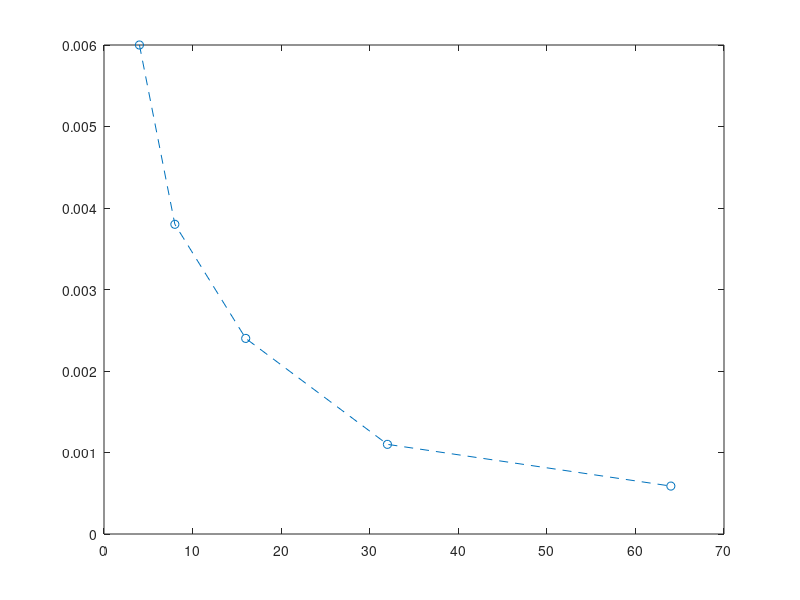

Source code (MATLAB): (Note: this script raises an error after producing the figure.)
% recompute spline knots with new eigenvalue problem

% N = 2
KK = [4 8 16 32 64];
terr = [0.0121 0.0075 0.0046 0.0023 0.0012];
rerr = [0.0060 0.0038 0.0024 0.0011 5.8806e-04];
plot(KK,rerr,'o--')
print_pgf_coordinates(KK,rerr)
hold on

% N = 3
terr = [0.0090 0.0041 0.0028 0.0020 0.0012];
rerr = [0.0030 0.0020 0.0018 0.0012 6.7857e-04];
print_pgf_coordinates(KK,rerr)
plot(KK,rerr,'o--')
 
% N = 4
terr = [0.0016  0.0101 0.0074 0.0048 0.0028];
rerr = [4.01e-4 0.0025 0.0016 8.9352e-04 6.3901e-04];
print_pgf_coordinates(KK,rerr)
plot(KK,rerr,'o--')


% % N = 5
% terr = [0.0276 ];
% rerr = [0.0055 ];
% plot(KK,terr,'o--')

legend('N = 2','N = 3','N = 4','N = 5')